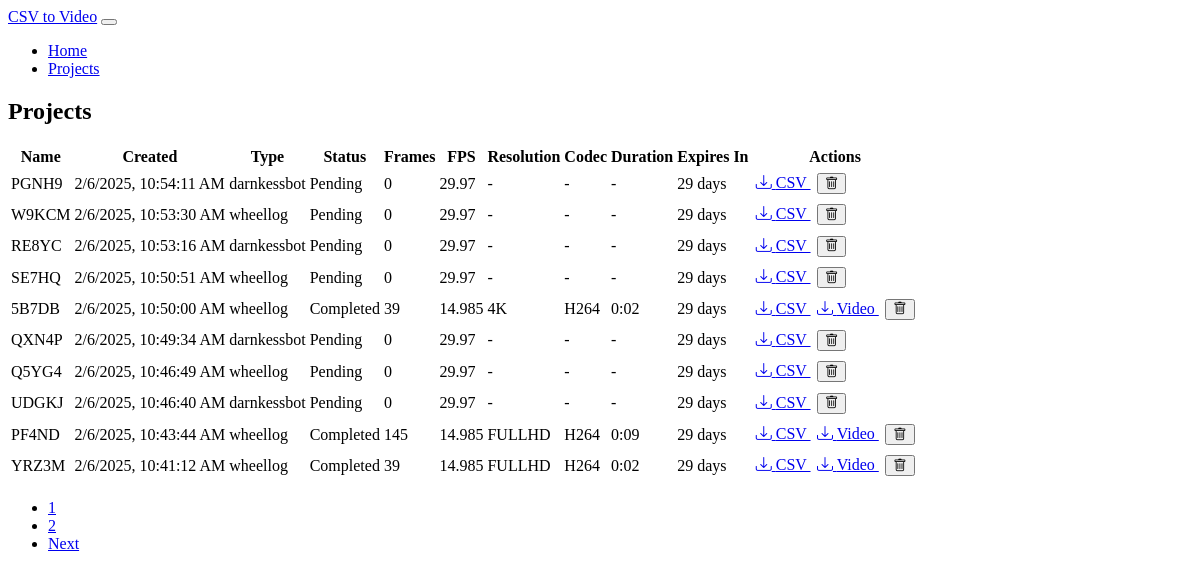
The app's page /projects with its own data.
### models.py (models this page shows, shortened)
class Project(db.Model):
    id = db.Column(db.Integer, primary_key=True)
    name = db.Column(db.String(100), nullable=False)
    csv_file = db.Column(db.String(255), nullable=False)
    csv_type = db.Column(db.String(20), nullable=False)  # 'darnkessbot' or 'wheellog'
    created_at = db.Column(db.DateTime, nullable=False, default=datetime.utcnow)
    expiry_date = db.Column(db.DateTime, nullable=False)
    frame_count = db.Column(db.Integer, default=0)
    fps = db.Column(db.Float, default=29.97)
    video_file = db.Column(db.String(255))
    codec = db.Column(db.String(10))
    resolution = db.Column(db.String(10))  # 'fullhd' or '4k'
    video_duration = db.Column(db.Float)  # Duration in seconds
    status = db.Column(db.String(20), default='pending')  # pending, processing, completed, error
    error_message = db.Column(db.Text)
    folder_number = db.Column(db.Integer)  # New field for storing unique folder number
    def days_until_expiry(self):
        if self.expiry_date:
            delta = self.expiry_date - datetime.utcnow()
            return max(0, delta.days)
        return 0
    def get_duration_str(self):
        if self.video_duration is None:
            return '-'
        minutes = int(self.video_duration // 60)
        seconds = int(self.video_duration % 60)
        return f"{minutes}:{seconds:02d}"

### app.py (the view)
@app.route('/projects')
def list_projects():
    page = request.args.get('page', 1, type=int)
    projects = Project.query.order_by(Project.created_at.desc())\
        .paginate(page=page, per_page=10, error_out=False)
    return render_template('projects.html', projects=projects)

### templates/projects.html (shortened to what this page needs)
{% extends "base.html" %}
{% block content %}
<div class="card">
    <div class="card-header">
        <h2 class="card-title">Projects</h2>
    </div>
    <div class="card-body">
        <div class="table-responsive">
            <table class="table">
                <thead>
                    <tr>
                        <th>Name</th>
                        <th>Created</th>
                        <th>Type</th>
                        <th>Status</th>
                        <th>Frames</th>
                        <th>FPS</th>
                        <th>Resolution</th>
                        <th>Codec</th>
                        <th>Duration</th>
                        <th>Expires In</th>
                        <th>Actions</th>
                    </tr>
                </thead>
                <tbody>
                    {% for project in projects.items %}
                    <tr>
                        <td>{{ project.name }}</td>
                        <td data-timestamp="{{ project.created_at.timestamp() }}">
                        </td>
                        <td>{{ project.csv_type }}</td>
                        <td>
                            <span class="badge text-bg-{{
                                'warning' if project.status == 'processing' else
                                'success' if project.status == 'completed' else
                                'danger' if project.status == 'error' else
                                'secondary'
                            }}"
                            data-project-id="{{ project.id }}"
                            data-project-status="{{ project.status }}"
                            >{{ project.status.capitalize() }}</span>
                        </td>
                        <td>{{ project.frame_count }}</td>
                        <td>{{ project.fps }}</td>
                        <td>{{ project.resolution|upper if project.resolution else '-' }}</td>
                        <td>{{ project.codec|upper if project.codec else '-' }}</td>
                        <td>{{ project.get_duration_str() }}</td>
                        <td>{{ project.days_until_expiry() }} days</td>
                        <td>
                            <a href="{{ url_for('download_file', project_id=project.id, type='processed_csv') }}"
                               class="btn btn-sm btn-info">
                                <i class="bi bi-download"></i> CSV
                            </a>
                            {% if project.video_file %}
                            <a href="{{ url_for('download_file', project_id=project.id, type='video') }}"
                               class="btn btn-sm btn-success">
                                <i class="bi bi-download"></i> Video
                            </a>
                            {% endif %}
                            <button onclick="deleteProject({{ project.id }})"
                                    class="btn btn-sm btn-danger">
                                <i class="bi bi-trash"></i>
                            </button>
                        </td>
                    </tr>
                    {% endfor %}
                </tbody>
            </table>
        </div>
        {% if projects.pages > 1 %}
        <nav aria-label="Project navigation" class="mt-4">
            <ul class="pagination justify-content-center">
                {% for page_num in range(projects.page - 1, projects.page + 2) %}
                    {% if page_num > 0 and page_num <= projects.pages %}
                    <li class="page-item {% if page_num == projects.page %}active{% endif %}">
                        <a class="page-link" href="{{ url_for('list_projects', page=page_num) }}">{{ page_num }}</a>
                    </li>
                    {% endif %}
                {% endfor %}
                {% if projects.has_next %}
                <li class="page-item">
                    <a class="page-link" href="{{ url_for('list_projects', page=projects.next_num) }}">Next</a>
                </li>
                {% endif %}
            </ul>
        </nav>
        {% endif %}
    </div>
</div>
{% endblock %}

### templates/base.html (shortened to what this page needs)
<!DOCTYPE html>
<html lang="en" data-bs-theme="dark">
<head>
    <link href="https://cdn.replit.com/agent/bootstrap-agent-dark-theme.min.css" rel="stylesheet">
    <link href="https://cdn.jsdelivr.net/npm/bootstrap-icons@1.7.2/font/bootstrap-icons.css" rel="stylesheet">
    <link href="{{ url_for('static', filename='css/custom.css') }}" rel="stylesheet">
</head>
<body>
    <nav class="navbar navbar-expand-lg navbar-dark bg-dark mb-4">
        <div class="container">
            <a class="navbar-brand" href="{{ url_for('index') }}">CSV to Video</a>
            <button class="navbar-toggler" type="button" data-bs-toggle="collapse" data-bs-target="#navbarNav">
            </button>
            <div class="collapse navbar-collapse" id="navbarNav">
                <ul class="navbar-nav">
                    <li class="nav-item">
                        <a class="nav-link" href="{{ url_for('index') }}">Home</a>
                    </li>
                    <li class="nav-item">
                        <a class="nav-link" href="{{ url_for('list_projects') }}">Projects</a>
                    </li>
                </ul>
            </div>
        </div>
    </nav>
    <div class="container">
        {% block content %}{% endblock %}
    </div>
</body>
</html>

### static/css/custom.css (style rules this page uses)
.card { margin-bottom: 2rem; }
.table td, .table th { vertical-align: middle; white-space: nowrap; }
.table td:last-child { min-width: 150px; }
.table-responsive { overflow-x: auto; }
.btn-sm { margin: 0.2rem; }

### records on screen
Project: name "PGNH9", csv_type "darnkessbot", status "Pending", frame_count "0", fps "29.97", resolution "-", codec "-", get_duration_str "-", days_until_expiry "29"
Project: name "W9KCM", csv_type "wheellog", status "Pending", frame_count "0", fps "29.97", resolution "-", codec "-", get_duration_str "-", days_until_expiry "29"
Project: name "RE8YC", csv_type "darnkessbot", status "Pending", frame_count "0", fps "29.97", resolution "-", codec "-", get_duration_str "-", days_until_expiry "29"
Project: name "SE7HQ", csv_type "wheellog", status "Pending", frame_count "0", fps "29.97", resolution "-", codec "-", get_duration_str "-", days_until_expiry "29"
Project: name "5B7DB", csv_type "wheellog", status "Completed", frame_count "39", fps "14.985", resolution "4K", codec "H264", get_duration_str "0:02", days_until_expiry "29"
Project: name "QXN4P", csv_type "darnkessbot", status "Pending", frame_count "0", fps "29.97", resolution "-", codec "-", get_duration_str "-", days_until_expiry "29"
Project: name "Q5YG4", csv_type "wheellog", status "Pending", frame_count "0", fps "29.97", resolution "-", codec "-", get_duration_str "-", days_until_expiry "29"
Project: name "UDGKJ", csv_type "darnkessbot", status "Pending", frame_count "0", fps "29.97", resolution "-", codec "-", get_duration_str "-", days_until_expiry "29"
Project: name "PF4ND", csv_type "wheellog", status "Completed", frame_count "145", fps "14.985", resolution "FULLHD", codec "H264", get_duration_str "0:09", days_until_expiry "29"
Project: name "YRZ3M", csv_type "wheellog", status "Completed", frame_count "39", fps "14.985", resolution "FULLHD", codec "H264", get_duration_str "0:02", days_until_expiry "29"

### other values on screen
{{ page_num }} "1" "2"
